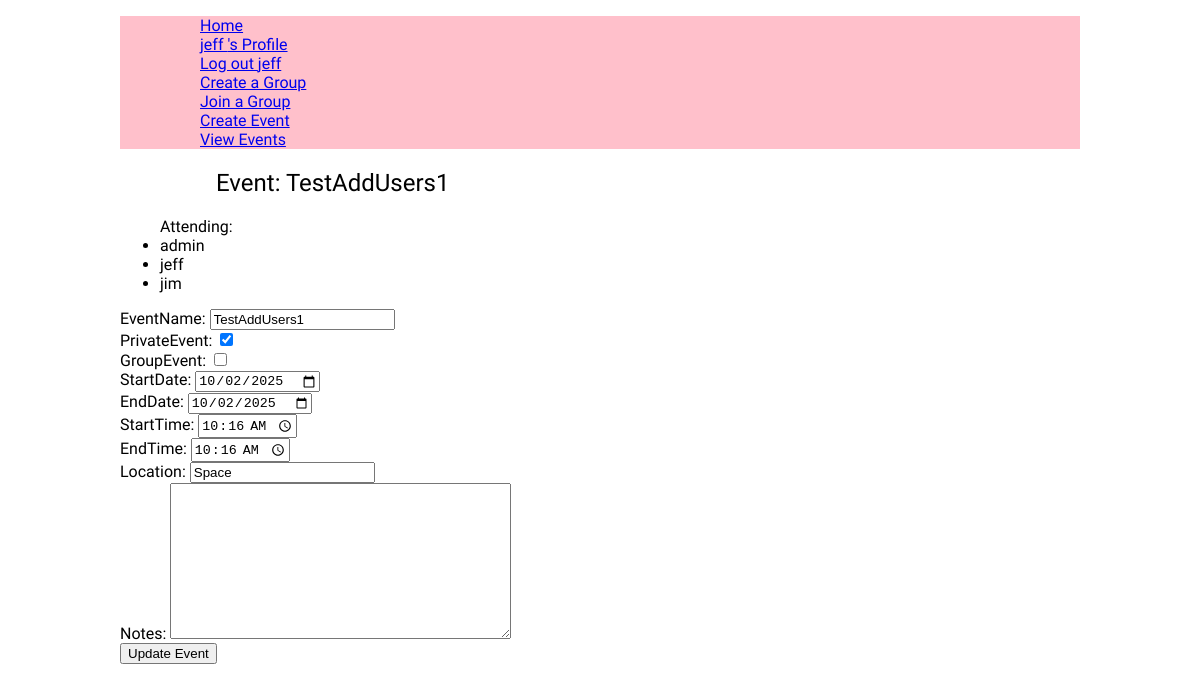
Screenshot of /calendar/edit/13/ (signed in) with the database file from the repository.
### user_profile/models.py (models this page shows, shortened)
class CustomUser(AbstractUser):
    location = models.CharField(max_length=100, blank=True)
    phone_number = models.CharField( max_length=50, blank=True)
    date_joined = models.DateTimeField( auto_now_add=True)

### event_view/models.py (models this page shows, shortened)
class Event(models.Model):
    EventName = models.CharField(blank=False, max_length=128)
    PrivateEvent = models.BooleanField(blank=False, default=True)
    GroupEvent = models.BooleanField(blank=False, default=False)
    StartDate = models.DateField(blank=False, default=todays_date)
    EndDate =   models.DateField(blank=False, default=todays_date)
    StartTime = models.TimeField(blank=False)
    EndTime = models.TimeField(blank=False)
    Location = models.CharField(blank=True, default="Enter a place")
    Notes = models.TextField(blank=True, )
    EventCreatedTime = models.DateTimeField(auto_now_add=True)#for Admin purposes

### calendar_view/views.py (the view)
# urls.py: path('edit/<int:event_id>/', views.edit_event, name='edit_event'),#django docs on URLs for <int:event_id>
@login_required
def edit_event(request, event_id):
    response=""
    event = get_object_or_404(Event, pk=event_id)
    eventLink = UserEventLink.objects.filter(event=event).select_related('customUser')
    linkedUsers =[]
    for userLink in eventLink:
        item = {
            'user': userLink.customUser
        }
        linkedUsers.append(item)
    if request.method == 'POST':
        form = CreateEventForm(request.POST, instance=event)
        if form.is_valid():
            form.save()
            response="Update saved."
            return redirect('calendar:list')
    else:
        response="Something went wrong..."
        form = CreateEventForm(instance=event)
    return render(request, 'calendar_view/edit_event.html', {'form': form, 'event': event, 'response': response,'linkedUsers': linkedUsers,})

### event_view/forms.py
class CreateEventForm(forms.ModelForm):
    class Meta():
        model = Event
        fields =('EventName','PrivateEvent','GroupEvent',
            'StartDate','EndDate','StartTime','EndTime',
            'Location','Notes', #'GroupId',
        )
        widgets = {
            'StartDate': forms.DateInput(attrs={'type': 'date'}),
            'EndDate': forms.DateInput(attrs={'type': 'date'}),
            'StartTime': forms.TimeInput(attrs={'type': 'time'}),
            'EndTime': forms.TimeInput(attrs={'type': 'time'}),
        }

### calendar_view/templates/calendar_view/edit_event.html (shortened to what this page needs)
{% extends "base.html" %}
{% block content %}
<section>
    <h1>Event: {{event.EventName}}</h1>
    <div>
        <ul>
            Attending:
        {% for item in linkedUsers %}
        <li>
            {{item.user.username}}
        </li>
        {%empty%}
            <li>No one is linked to this event</li>
        {% endfor %}
        </ul>
    </div>
    <form method="post">
        {{form}}
        <button type="submit">Update Event</button>
    </form>
</section>
{% endblock content %}

### armonario_proj/templates/layout.html (shortened to what this page needs)
{% load static %}
{% url 'home' as home_url %}
{% url "profile" as profile_url %}
<!DOCTYPE html>
<html lang="en">
<head>
    <link rel="stylesheet" href="{% static 'css/style.css' %}">
</head>
<body>
    <header>
        <div>
            <nav>
                <ul>
                    {% if request.path != '/' %}
                        <ul><a href="/">Home</a></ul>
                    {% endif %}
                    {% if user.is_authenticated %}
                        <ul><a href="{% url "user:profile" %}">{{user.username}} 's Profile</a></ul>
                        <ul><a href="{% url "user:logout" %}">Log out {{user.username}}</a></ul>
                        <ul><a href="{% url "group:create" %}">Create a Group</a></ul>
                        <ul><a href="{% url "group:join" %}">Join a Group</a></ul>
                        <ul><a href="{% url "event:create" %}">Create Event</a></ul>
                        <ul><a href="{% url "calendar:list" %}">View Events</a></ul>
                    {% else %}
                        <ul><a href="{% url "user:login" %}">Log in</a></ul>
                        <ul><a href="{% url "user:register" %}">Register</a></ul>
                    {% endif %}
                </ul>
            </nav>
        </div>
    </header>
    <main >
        {% block content %}{% endblock content %}
    </main>
</body>
</html>

### armonario_proj/static/css/style.css (style rules this page uses)
:root { --title-font: "Tagesschrift", system-ui; --secondary-font: "Yuji Syuku", serif; }
h1 { font-family: var(--title-font); font-weight: 400; padding-left: 10%; }
body { margin: auto; width: 80%; font-family: var(--secondary-font); min-height: 100dvh; }
header { background-color: pink; }

### rows the page displays
CustomUser: username "jeff", user.username "jeff"
Event: EventName "TestAddUsers1", PrivateEvent "☑", StartDate "10/02/2025", EndDate "10/02/2025", StartTime "10:16:00", EndTime "10:16:00", Location "Space"
CustomUser: user.username "admin"
CustomUser: user.username "jim"
